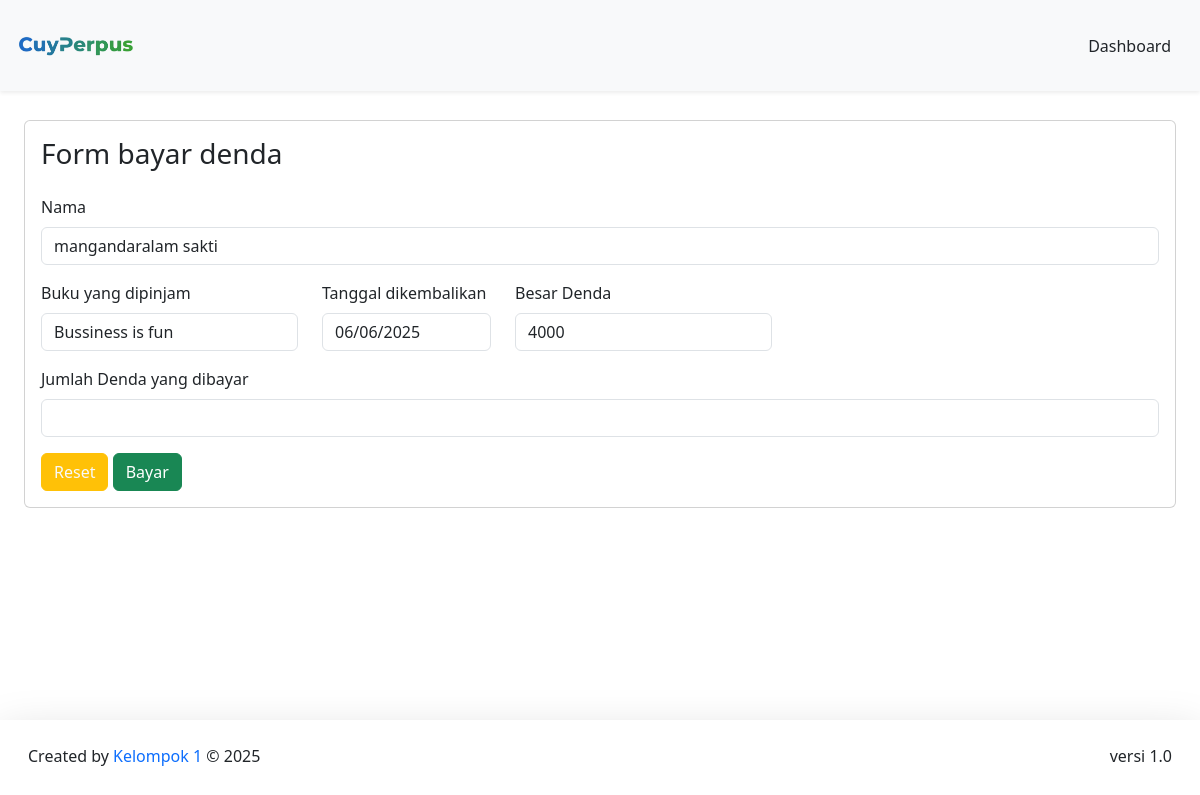
Screenshot of /DashboardMember/formPeminjaman/formBayarDenda.php?id=61 (signed in) with the database file from the repository.
### tables this page shows
CREATE TABLE `pengembalian` (
  `id_pengembalian` int(11) NOT NULL,
  `id_peminjaman` int(11) NOT NULL,
  `id_buku` varchar(20) NOT NULL,
  `nisn` int(11) NOT NULL,
  `id_admin` int(11) NOT NULL,
  `buku_kembali` date NOT NULL,
  `keterlambatan` enum('YA','TIDAK') NOT NULL,
  `denda` int(15) NOT NULL,
  `status_denda` enum('Belum Lunas','Lunas') DEFAULT 'Belum Lunas'
);

CREATE TABLE `member` (
  `nisn` int(11) NOT NULL,
  `kode_member` varchar(12) NOT NULL,
  `nama` varchar(255) NOT NULL,
  `password` varchar(255) NOT NULL,
  `jenis_kelamin` varchar(20) NOT NULL,
  `kelas` varchar(5) NOT NULL,
  `jurusan` varchar(50) NOT NULL,
  `no_tlp` varchar(15) NOT NULL,
  `tgl_pendaftaran` date NOT NULL
);

CREATE TABLE `buku` (
  `cover` varchar(255) NOT NULL,
  `id_buku` varchar(20) NOT NULL,
  `kategori` varchar(255) NOT NULL,
  `judul` varchar(255) NOT NULL,
  `pengarang` varchar(255) NOT NULL,
  `penerbit` varchar(255) NOT NULL,
  `tahun_terbit` date NOT NULL,
  `jumlah_halaman` int(11) NOT NULL,
  `buku_deskripsi` text NOT NULL
);

### config/config.php (called while the page is built, shortened)
<?php
$host = "127.0.0.1";
$username = "root";
$password = "";
$database_name = "perpustakaan";
$connection = mysqli_connect($host, $username, $password, $database_name);
function queryReadData($dataKategori) {
  global $connection;
  $result = mysqli_query($connection, $dataKategori);
  $items = [];
  while($item = mysqli_fetch_assoc($result)) {
    $items[] = $item;
  }
  return $items;
}
?>

### DashboardMember/formPeminjaman/formBayarDenda.php (the view, shortened to what this page needs)
<?php
require "../../config/config.php";
$dendaSiswa = $_GET["id"];
$query = queryReadData("SELECT pengembalian.id_pengembalian, buku.judul, member.nama, pengembalian.buku_kembali, pengembalian.keterlambatan, pengembalian.denda
FROM pengembalian
INNER JOIN buku ON pengembalian.id_buku = buku.id_buku
INNER JOIN member ON pengembalian.nisn = member.nisn
WHERE pengembalian.id_pengembalian = $dendaSiswa");
?>
<!DOCTYPE html>
  <html lang="en">
  <head>
    <link href="https://cdn.jsdelivr.net/npm/bootstrap@5.3.2/dist/css/bootstrap.min.css" rel="stylesheet">
  </head>
  <body>
    <nav class="navbar fixed-top bg-body-tertiary shadow-sm">
      <div class="container-fluid p-3">
        <a class="navbar-brand" href="#">
          <img src="../../assets/logoNav.png" alt="logo" width="120px">
        </a>
        <a class="btn btn-tertiary" href="../dashboardMember.php">Dashboard</a>
      </div>
    </nav>
  <div class="p-4 mt-5">
    <div class="mt-5 card p-3 mb-5">
    <form action="" method="post">
    <h3>Form bayar denda</h3>
      <?php foreach ($query as $item) : ?>
      <div class="mt-4 mb-3">
          <label for="exampleFormControlInput1" class="form-label">Nama</label>
          <input type="text" class="form-control" placeholder="Nama siswa" name="nama" id="nama" value="<?= $item["nama"]; ?>" readonly>
          </div>
      <div class="d-flex flex-wrap gap-4">
        <div class="mb-3">
          <label for="exampleFormControlInput1" class="form-label">Buku yang dipinjam</label>
          <input type="text" class="form-control" placeholder="Judul Buku" name="judul" id="judul" value="<?= $item["judul"]; ?>" readonly>
          </div>
        <div class="mb-3">
          <label for="exampleFormControlInput1" class="form-label">Tanggal dikembalikan</label>
          <input type="date" class="form-control" name="buku_kembali" id="buku_kembali" value="<?= $item["buku_kembali"]; ?>" readonly>
          </div>
        <div class="mb-3">
          <label for="exampleFormControlInput1" class="form-label">Besar Denda</label>
          <input type="number" class="form-control" name="denda" id="denda" value="<?= $item["denda"]; ?>" readonly>
          </div>
      </div>
      <?php endforeach; ?>
      <div class="mb-3">
          <label for="exampleFormControlInput1" class="form-label">Jumlah Denda yang dibayar</label>
          <input type="number" class="form-control" name="bayarDenda" id="bayarDenda" required>
      </div>
      <button type="reset" class="btn btn-warning text-light">Reset</button>
      <button type="submit" class="btn btn-success" name="bayar">Bayar</button>
    </form>
    </div>
    </div>
    <footer class="fixed-bottom mt-5 shadow-lg bg-subtle p-3">
      <div class="container-fluid d-flex justify-content-between">
        <p class="mt-2">Created by <span class="text-primary"> Kelompok 1</span> © 2025</p>
      <p class="mt-2">versi 1.0</p>
      </div>
  </footer>
  </body>
</html>

### rows the page displays
pengembalian: nama "mangandaralam sakti", judul "Bussiness is fun", buku_kembali "06/06/2025", denda "4000"
